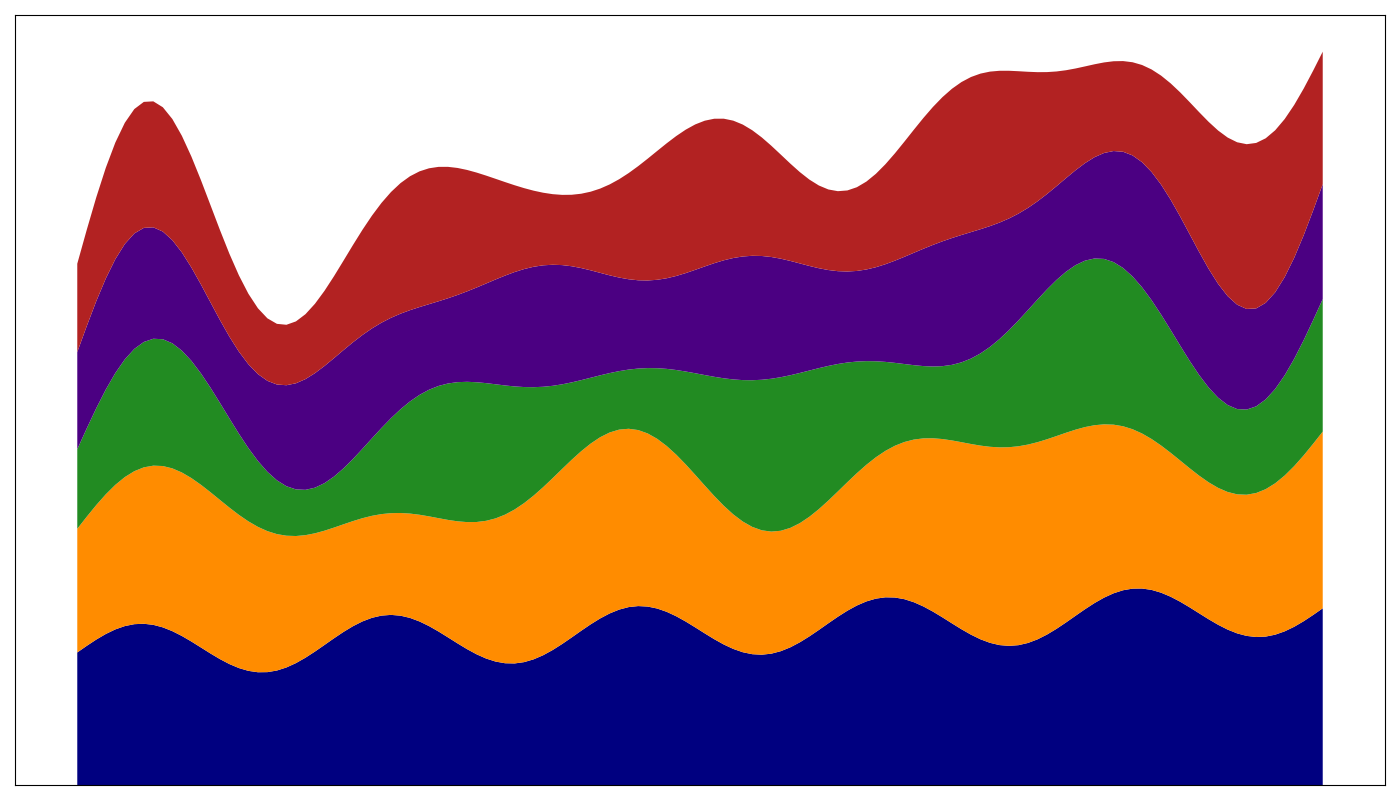

This figure's Python source:
import numpy as np
import matplotlib.pyplot as plt

months = np.arange(1, 133)

genres = ['Fiction', 'Mystery', 'Science Fiction', 'Non-Fiction', 'Fantasy']

fiction = 15 + 3 * np.sin(np.linspace(0, 10 * np.pi, 132)) + np.linspace(0, 5, 132)
mystery = 12 + 4 * np.sin(np.linspace(0, 6 * np.pi, 132)) + np.linspace(2, 8, 132)
science_fiction = 8 + 5 * np.sin(np.linspace(0, 8 * np.pi, 132)) + np.linspace(1, 7, 132)
non_fiction = 10 + 2 * np.sin(np.linspace(0, 12 * np.pi, 132)) + np.linspace(1, 3, 132)
fantasy = 9 + 4 * np.sin(np.linspace(0, 9 * np.pi, 132)) + np.linspace(1, 6, 132)

data = np.vstack([fiction, mystery, science_fiction, non_fiction, fantasy])

plt.figure(figsize=(14, 8))
plt.stackplot(months, data, colors=['navy', 'darkorange', 'forestgreen', 'indigo', 'firebrick'])

plt.xticks([])
plt.yticks([])

plt.grid(True, linestyle='--', alpha=0.7)
plt.tight_layout()
plt.show()
